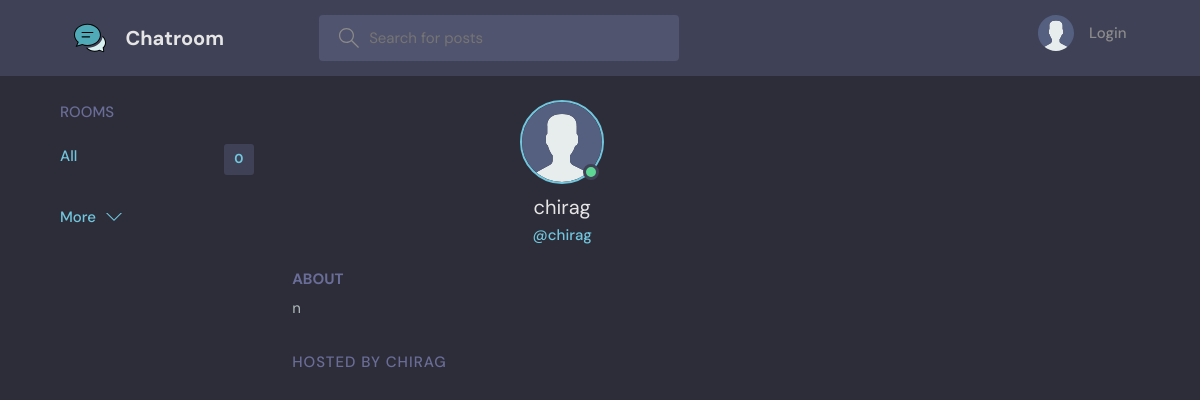
Page /profile/2/ on the earlier database version.
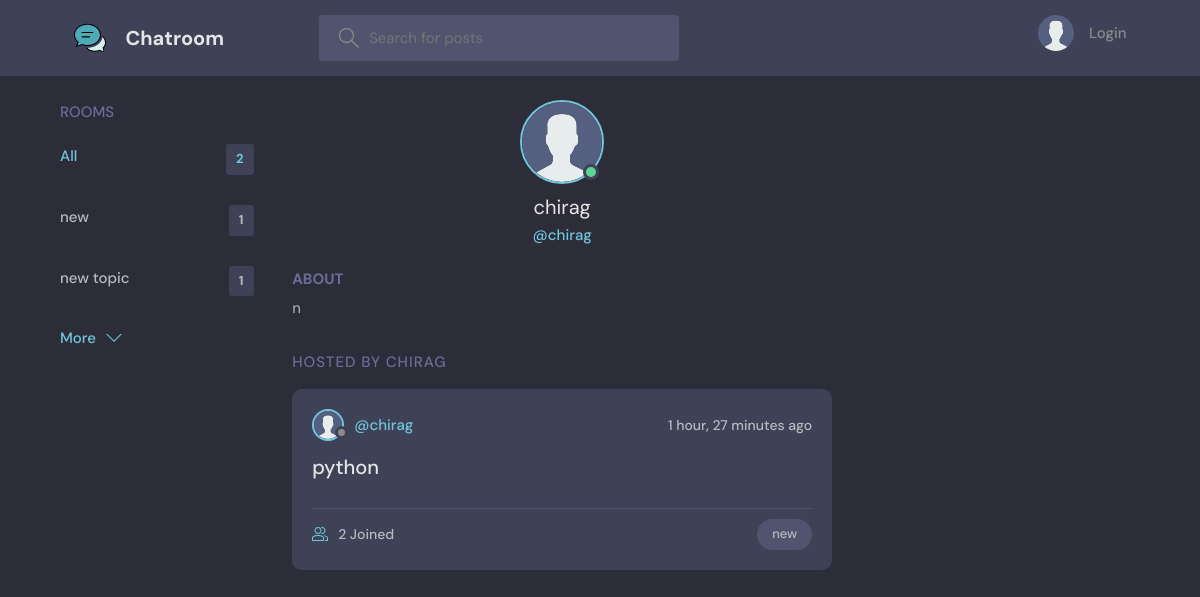
Same page on the later database version.
### base/models.py (models this page shows, shortened)
class User(AbstractUser):
    name = models.CharField(max_length=200, null=True)
    email = models.EmailField(unique=True, null=True)
    bio = models.TextField(null=True)
    avatar = models.ImageField(null=True, default="avatar.svg")
    USERNAME_FIELD = 'email'
    REQUIRED_FIELDS = ['name']
    objects=CustomUserManager()

class Topic(models.Model):
    name = models.CharField(max_length=200)

class Room(models.Model):
    host = models.ForeignKey(User, on_delete=models.SET_NULL, null=True)
    topic = models.ForeignKey(Topic, on_delete=models.SET_NULL, null=True)
    name = models.CharField(max_length=200)
    description = models.TextField(null=True, blank=True)
    participants = models.ManyToManyField(
        User, related_name='participants', blank=True)
    updated = models.DateTimeField(auto_now=True)
    created = models.DateTimeField(auto_now_add=True)
    class Meta:
        ordering = ['-updated', '-created']
    def __str__(self):
        return self.name

### base/views.py (the view)
# urls.py: path('profile/<str:pk>/', views.userProfile, name="user-profile"),
def userProfile(request, pk):
    user = User.objects.get(id=pk)
    rooms = user.room_set.all()
    room_messages = user.message_set.all()
    topics = Topic.objects.all()
    context = {'user': user, 'rooms': rooms,
               'room_messages': room_messages, 'topics': topics}
    return render(request, 'base/profile.html', context)

### base/templates/base/profile.html (shortened to what this page needs)
{% extends 'main.html' %}
{% block content %}
<main class="profile-page layout layout--3">
  <div class="container">
    {% include 'base/topics_component.html' %}
    <div class="roomList">
      <div class="profile">
        <div class="profile__avatar">
          <div class="avatar avatar--large active">
            <img src="{{user.avatar.url}}" />
          </div>
        </div>
        <div class="profile__info">
          <h3>{{user.name}}</h3>
          <p>@{{user.username}}</p>
        </div>
        <div class="profile__about">
          <h3>About</h3>
          <p>
            {{user.bio}}
          </p>
        </div>
      </div>
      <div class="roomList__header">
        <div>
          <h2>Hosted by chirag</a>
          </h2>
        </div>
      </div>
      {% include 'base/feed_component.html' %}
    </div>
  </div>
</main>
{% endblock content %}

### templates/main.html (shortened to what this page needs)
<!DOCTYPE html>
{% load static %}
<html lang="en">
<head>
    <link rel="stylesheet" href="{% static 'styles/style.css' %}" />
</head>
<body>
    {% include 'navbar.html' %}
    {% block content %}
    {% endblock %}
</body>
</html>

### templates/navbar.html (shortened to what this page needs)
{% load static %}
<header class="header header--loggedIn">
    <div class="container">
        <a href="{% url 'home' %}" class="header__logo">
            <img src="{% static 'images/logooo.svg' %}" />
            <h1>Chatroom</h1>
        </a>
        <form class="header__search" method="GET" action="{% url 'home' %}">
            <label>
                <input name="q" placeholder="Search for posts" />
            </label>
        </form>
        <nav class="header__menu">
            {% if request.user.is_authenticated %}
            <div class="header__user">
                <a href="{% url 'update-user' %}">
                    <div class="avatar avatar--medium active">
                        <img src="{{request.user.avatar.url}}" />
                    </div>
                    <p>{{request.user.username}} <span>@{{request.user.username}}</span></p>
                </a>
                <button class="dropdown-button">
                    <svg version="1.1" xmlns="http://www.w3.org/2000/svg" width="32" height="32" viewBox="0 0 32 32">
                        <title>chevron-down</title>
                        <path d="M16 21l-13-13h-3l16 16 16-16h-3l-13 13z"></path>
                    </svg>
                </button>
            </div>
            {% else %}
            <a href="{% url 'login' %}">
                <img src="{% static 'images/avatar.svg' %}" />
                <p>Login</p>
            </a>
            {% endif %}
        </nav>
    </div>
</header>

### base/templates/base/topics_component.html
<div class="topics">
    <div class="topics__header">
        <h2>Rooms</h2>
    </div>
    <ul class="topics__list">
        <li>
            <a href="{% url 'home' %}" class="active">All <span>{{topics.count}}</span></a>
        </li>
        {% for topic in topics %}
        <li>
            <a href="{% url 'home' %}?q={{topic.name}}">{{topic.name}}<span>{{topic.room_set.all.count}}</span></a>
        </li>
        {% endfor %}
    </ul>
    <a class="btn btn--link" href="{% url 'topics' %}">
        More
        <svg version="1.1" xmlns="http://www.w3.org/2000/svg" width="32" height="32" viewBox="0 0 32 32">
            <title></title>
            <path d="M16 21l-13-13h-3l16 16 16-16h-3l-13 13z"></path>
        </svg>
    </a>
</div>

### base/templates/base/feed_component.html (shortened to what this page needs)
{% for room in rooms %}
<div class="roomListRoom">
    <div class="roomListRoom__header">
        <a href="{% url 'user-profile' room.host.id %}" class="roomListRoom__author">
            <div class="avatar avatar--small">
                <img src="{{room.host.avatar.url}}" />
            </div>
            <span>@{{room.host.username}}</span>
        </a>
        <div class="roomListRoom__actions">
            <span>{{room.created|timesince}} ago</span>
        </div>
    </div>
    <div class="roomListRoom__content">
        <a href="{% url 'room' room.id %}">{{room.name}}</a>
    </div>
    <div class="roomListRoom__meta">
        <a href="{% url 'room' room.id %}" class="roomListRoom__joined">
            {{room.participants.all.count}} Joined
        </a>
        <p class="roomListRoom__topic">{{room.topic.name}}</p>
    </div>
</div>
{% endfor %}

Differences in the rows shown:
added Topic: name "new", room_set.all.count "1"
added Topic: name "new topic", room_set.all.count "1"
added Room: host.avatar (placeholder picture), host.username "chirag", created "1 hour, 27 minutes", name "python", participants.all.count "2", topic.name "new"
Other differences:
{{ topics.count }}: "0" → "2"
